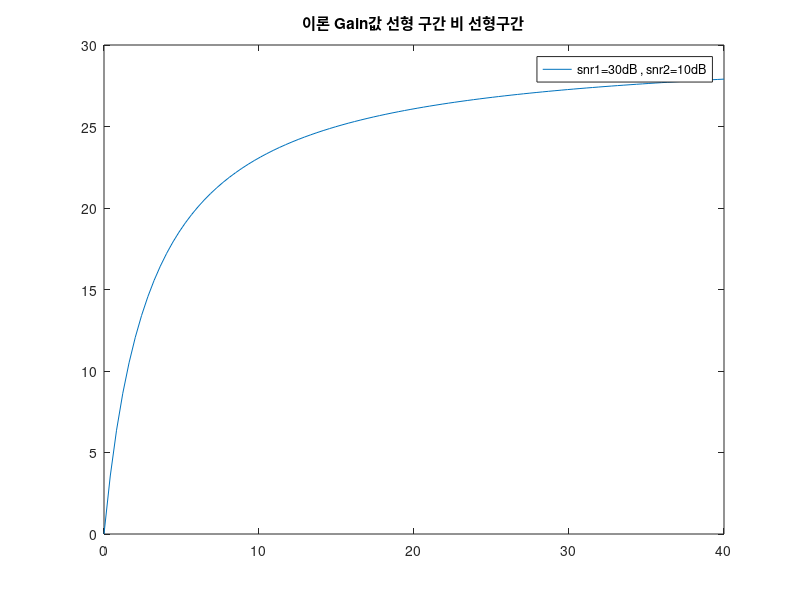

Write MATLAB code to recreate this figure. (Note: this script raises an error after producing the figure.)
% LAB 5. GAin control
% Gain 제어  수학모델  SNR=G/(G/SNR1 + 1/SNR2)

snr1 = 30;  % Ex/wvar1 in firststage  in dB
snr2 = 10;  % Ex/wvar2 in second stage in dB
rxGainTest = linspace(0,40,100)';  % gain in dB

% TODO: 
%   snr = ...
%   plot(...);
snr=rxGainTest./(rxGainTest/snr1 + 1/snr2);  % Ex/(gain*wvar+wvar2)
plot(rxGainTest,snr);
title('이론 Gain값 선형 구간 비 선형구간')
legend('snr1=30dB , snr2=10dB')
% Gain을 무한대로늘려면 snr은 snr1으로 가까이간다. (비선형영역)
% 그래서 gain을 선형영역에서 조절하는게중요하다

% 그리고 또한 아날로그 수신기는 입력 한계가있다. 신호가 잘려 왜곡될 수있어 gain을 잘조절해라
% 위 모델을 위해 함수sat = @(x,a)  max(-a,min(a,real(x))) + 1i*max(-a,min(a,imag(x))); 를사용하라

% 이하 파라미터들 복붙
% Parameters
saveData = true;
usePreRecorded = false;

% Signal parameters
nfft = 1024;   % signal length
backoff = 9;   % backoff in dB  (포화구간 지점에서 얼마나 낮게운용할것인지)
fsamp = 30.72e6*2;  % Sample rate in Hz
nsampsFrame = nfft; % Signal length or 1프레임당 1024신호


% Set the random generator to ensure that the TX and RX use the same data
rng(0,'twister');  % 난수발생 고정

if usePreRecorded
    load txData;
else
    % TODO:  Create a vector, xfd, of nfft random QPSK symbols.
    %   xfd = ...
    bits=randi([0 1],nsampsFrame*2,1);
    xfd=qammod(bits,4,'InputType','bit','UnitAveragePower',true);

    % Save frequency-domain TX data
    if saveData
        save txData xfd;
    end
end

% TODO: Take IFFT
%   x = ifft(...);
% 심볼을 fft도아니고 ifft? (OFDM이래)
x=ifft(xfd,nfft);
figure(2)
plot(abs(xfd));
legend('이 샘플범위내에서(주파수영역)을 값을 차지하는 심볼들모임?')
figure(3);
plot(abs(x));
legend('ofdm 1심볼 시간영역')

% TODO:  Rescale and clip values for the backoff.  You can use the
% saturation function sat above
%   x = sat(x,1); 백오프만큼 신호를 낮추고 플리핑해라
x=db2mag(-backoff).*x;
sat = @(x,a)  max(-a,min(a,real(x))) + 1i*max(-a,min(a,imag(x)));
x=sat(x,1);

% 이제 만든 4-QPSK ofdm신호를 Gain control하겠다
wvar1 = 1;   % power평균= E|w1|^2 in linear scale -> 복소가우시안신호의 분산=N0
snr1 = 30;   % Erx / E|w1|^2 in dB
snr2 = 10;   % Erx / E|w2|^2 in dB
gainRx = 10; % RX gain in dB

% wvar2를 게산하라
% TODO:   
%   Erx = ...
%   wvar2 = ...
Erx=db2pow(snr1);
wvar2=Erx/db2pow(snr2);

% r=h*x + 잡음
% r이 잡  음이 없다고하면 Erx/Ex=channelgain (Erx=는 신호제곱해서 더한거라가정)
% TODO:  
%   chanGain = ...
%   r = chanGain * x;  
Ex=sum(abs(x).^2); % -> 이거 /N인것같은데 수정: 원래sum(abs(x).^2);:
chanGain=Erx/Ex;  % 에너지 단위네?
r=sqrt(chanGain).*x;
% TODO:
%    w1 = ... 
%    w2 = ...
%    y = db2mag(gainRx)*(r + w1) + w2; 
w1=1/sqrt(2).*(randn(nsampsFrame,1)+1i.*(randn(nsampsFrame,1)));
w2=sqrt(wvar2)/sqrt(2).*(randn(nsampsFrame,1)+1i.*(randn(nsampsFrame,1)));
y = db2mag(gainRx)*(r + w1) + w2; 

% 함수 estChanResp를 쓰면 h를 (r=h*x + w ) 얻을 수 있는데
% h를 이용해서 snr 계산하는게가능함 (Ex/Ew)
% TODO:
%   [~,~,snr] =  estChanResp(y,xfd,'normToNoise',true);
%   snrTheory = ...
%   fprintf(...);  % Print snr and snrTheory

% 여기서는 y=root(G)*(h*x+w1) + w2 를 보내고 원신호x를보내니
% SNR= Gh Ex/ GEw1 + Ew2 가 나올거임 
% 이론 SNR= GEr/GEw1 + Ew2 이랑 비슷한가? x->r 갈때 잡음이없어서 똑같네?ㅇㅅㅇ
[~,h,snr]=estChanResp(y,xfd,'normToNoise',true);
snrtheory=snr1/(1+snr1/gainRx/snr2);
fprintf("snrTheory: %f snr: %f \n",snrtheory,snr); % 오 값비슷하노무현

%%%=---- 자이제 여러 게인을 테스트 해야겠지?..------------
% Gain이낮을수록 이론값이랑 안맞을거래
% Range of gain values to test
gainRxTest = linspace(-10,40,25)'; % -10 40을 25분할... (40 - (-10) /25 =2 칸)
ngain = length(gainRxTest);
ntrials = 100;      % number of trials at each gain level 이건뭐지

% Initialize vectors
snr = zeros(ngain,1);        % Median SNR measured at each gain level
snrTheory = zeros(ngain,1);  % Theoretical SNR with no non-linearity

% Loop over gain levels
for i = 1:ngain

    % Get gain to test
    gainRx = gainRxTest(i);
    snrIt = zeros(ntrials,1);

    for it = 1:ntrials % snr값을 100번계산해서 중간값추출?
        
        % TODO:  Generate random noises and output y
        %    w1 = ...
        %    w2 = ...
        %    y = ...
       w1=1/sqrt(2).*(randn(nsampsFrame,1)+1i.*(randn(nsampsFrame,1)));
       w2=sqrt(wvar2)/sqrt(2).*(randn(nsampsFrame,1)+1i.*(randn(nsampsFrame,1)));
       y = db2mag(gainRx)*(r + w1) + w2; 
        % TODO:  Estimate snr and store it in snrIt
        %   [~,~,snrIt(it)] =  estChanResp(...);
        [~,~,snrIt(it)]=estChanResp(y,xfd,'normToNoise',true);
    end

    % Save the median SNR over the trials
    %    snr(i) = ...   
    snr(i)=median(snrIt);
    
    % TODO:  Measure the theoretical SNR
    %    snrTheory(i) = ...
    snrTheory(i)=snr1/(1+snr1/gainRx/snr2);
end

% TODO:  Plot the measured and theoretical SNR
figure(5);
plot(gainRxTest,snr);
hold on
plot(gainRxTest,snrTheory);
xlabel('gain(dB)')
ylabel('SNR')
legend('추정한 SNR값','이론 SNR값 ');
xlim([-1.6 40])
% Gain이 낮을수록 지랄나는 경우를 볼수 있는데 그 이유는
% estChanResp에서 피크를 오검출하기때문이다.(SNR과대추정..)
% (잡음 구간을 신호라고 판단)

% Gain커질수록 비선형 구간이 생기는걸 없애기 위해
% Gain이 커질수록 잡음의 영향을 줄이겟다(비선형 요인은 잡음의 영향이커져서 ㅇㅇ)
% ------------------------ 잡음의 Gain값 자르기 ---------------
% Range of gain values to test
gainRxTest = linspace(-10,40,25)';
ngain = length(gainRxTest);
ntrials = 100;      % number of trials at each gain level

% Nonlinear parameters
satLev = 15;  %  15dB Gain넘으면 잡읍을 컷 Saturation level in dB above noise
satLevLin = sqrt( db2pow(satLev)*wvar1 ); % 15dB이 넘을때의 잡음의 크기를 포화레벨로설정

% Initialize vectors
snrNL = zeros(ngain,1);      % Median SNR with non-linearity

% Loop over gain levels
for i = 1:ngain

    % Get gain to test
    gainRx = gainRxTest(i);
    snrIt = zeros(ntrials,1);

    for it = 1:ntrials

        % TODO:  Generate random noises and output with the non-linearity
        %    w1 = ...
        %    w2 = ...
        %    u1 = ...
        %    u2 = sat(u1,satLevLin);     
        %    y = ...
       w1=1/sqrt(2).*(randn(nsampsFrame,1)+1i.*(randn(nsampsFrame,1)));
       w2=sqrt(wvar2)/sqrt(2).*(randn(nsampsFrame,1)+1i.*(randn(nsampsFrame,1)));
        u1=db2mag(gainRx).*w1; 
        u2=sat(u1,satLevLin); % 잡읍만컷트?
       y = db2mag(gainRx).*r+u2+ w2; %   y = db2mag(gainRx)*(r + w1) + w2;
        % TODO:  Estimate snr and store it in snrIt
        %   [~,~,snrIt(it)] =  estChanResp(...);
         [~,~,snrIt(it)]=estChanResp(y,xfd,'normToNoise',true);
    end

    % Save the median SNR over the trials
    %    snrNL(i) = ...
   snrNL(i) =median(snrIt);

end

% TODO:  Plot the measured SNR with and without the non-linearity and
% theoretical SNR.  Add a legend to your plot so that you can see the
% different curves
figure(6);
plot(gainRxTest,snrNL);
hold on
plot(gainRxTest,snrTheory);
xlabel('gain(dB)')
ylabel('SNR')
legend('잡음만 자르고 추정한 SNR값','이론 SNR값 ');
% 오진짜 잡음만 자르니깐 점점 선형이되네?

%-------------이제 SDR로 실습-0--------------------------
% 복붙
% TODO:  Set parameters
% Set to true for loopback, else set to false
loopback = true;  

% Select to run TX and RX
runTx = true;
runRx = true;
% clear previous instances
clear tx rx
% addpath('..\common'); % 혹시 createTxRx가 다른 디렉토리에 있으면 추가하라고
% Run the creation function.  Skip this if we are using pre-recorded
% samples
if ~usePreRecorded
    [tx, rx] = plutoCreateTxRx(createTx = runTx, createRx = runRx, loopback = loopback, ...
        nsampsFrameTx=nsampsFrame,nsampsFrameRx = nsampsFrame, sampleRate = fsamp);
end

if runTx && ~usePreRecorded
    % TODO:  Use the tx.release() and tx.transmitRepeat() commands to
    % continuously send x
    tx.release();
    tx.transmitRepeat(x);% OFDM=4QPSK심볼만들고 IFFT
end
% If not running the RX, stop the live script now
if ~runRx
    return;
end


% PLUTO SDR에는 훌륭한 AGC가있지만 여기서는 끄고 수동으로 게인을 컨트롤을 해보겠다
% Gain range in dB
gainRxMin = -3;
gainRxMax = 71;

% Place the Pluto in manual gain mode.  When you do this the first time,
% you will need to release it
if ~usePreRecorded
    rx.release();
    rx.set('GainSource', 'Manual');
end

% Manual gain setting.  You may need to change this value to get a good response in the next step
if loopback
    gainRx = 20;      % 루프백이면 gain작게
else
    gainRx = 50;
end
if ~usePreRecorded
    rx.set('Gain', gainRx);
end

nbits = 12;               % number of ADC bits(2^12= 01111111111(12개)=2047,10000000000=-2048) 
fullScale = 2^(nbits-1);  % full scale 2048

if ~usePreRecorded

    % TODO:  Capture data
    %   y = rx.capture(...)
    y=rx.capture(nfft);
    % TODO:  Scale to floating point
    %   y = ...
    y=single(y)./2048;   % double형태가 아니라 single형태로 해야할지도?
    % Save the data 
    if saveData
        save rxDataSing y;
    end

else 
    % Load pre-recorded data
    load rxDataSing;

end

% TODO:  Measure the channel response and SNR with the estChanResp function
[channelresponse,SNR]=estChanResp(y,xfd,'normToNoise',true);
fprintf("수신Gain20일때 snr : %f \n",SNR);
% TODO:  Plot the channel response
figure(7);
plot(channelresponse);
legend("SDR 숫신 gain20일때 채널 response")

%%-----------수신 게인  테스트------------
% Rx gain levels to test
gainRxTest = linspace(0,60,7)'; % Gain 0부터 60 (7포인트=6구간,0 10 20 30),,
ngain = length(gainRxTest);

% Number of trials per gain step
ntrials = 10;

% SNR and RX signal energy per sample in trial and gain
snr = zeros(ngain,ntrials);
ypow = zeros(ngain,ntrials);

% Get pre-recorded data if requested
if usePreRecorded
    load rxDatGain;
else
    ydat = zeros(nsampsFrame,ngain,ntrials);
end

snrMed=zeros(ngain,1);
powMed=zeros(ngain,1);
rxbackoff=zeros(ngain,1);
% Loop over gain levels
for i = 1:ngain

    % Get gain to test
    gainRx = gainRxTest(i);

    % Set the gain
    if ~usePreRecorded        
        rx.set('Gain', gainRx);
    end


    % Loop over trials
    snrIt = zeros(ntrials,1);   
    for it = 1:ntrials

        if usePreRecorded
            y = ydat(:,i,it);
        else
            % TODO:  Get the data and convert to floating point
            y = rx.capture(nfft);
            y = single(y)./fullScale;
        end

        % Save the data
        ydat(:,i,it) = y; %캡처할때마 새로운 잡음이 섞이니 SNR다다르지

        % TODO:  Estimate snr and store it snr(i,it)
        %   [~,~,snr(igain,it)] =  estChanResp(...);
        [~,~,snr(i,it)]=estChanResp(y,xfd,'normToNoise',true); % snr ngain*ntrials

        % TODO: Measure the energy per sample in y and store it in ypow
        %   ypow(i,it) = ...
        ypow(i,it)=mean(abs(y).^2); % |y|.^2 순간전력 / 다더한걸 평균내면 평균전력=샘플당 에너지?
                                    % 다더하면 총에너지  ㅝ지..?( 총전력이란 말은 없어?!=전력은=가속도,에너지는속도)
    end

    % Print the gain and median SNR
    fprintf(1,'gainRx = %.2f snr=%.2f\n', gainRx, median(snr(i,:)));
    snrMed(i)=median(snr(i,:));
    powMed(i)=median(ypow(i,:));
    rxbackoff(i)=-pow2db(powMed(i)/2); % sdr최대 평균 전력은 2 (real=1,imag=1)
                                    % 근데 Gain수집된신호가 최대전력에비해 몇dB 낮은지?
                                    % 어느 Gain부터 포화되는 db값이 있을거임
end
% Save the data
if saveData
    save rxDatGain ydat;
end
% 
figure(8);

subplot(1,2,1);
% TODO:  Plot snrMed vs. gainRxTest.  Label your axes
plot(gainRxTest,snrMed)
xlabel('sdr Gain 설정')
ylabel('측정된 snr값')
subplot(1,2,2);
% TODO:  Plot rxBackoffMed vs. gainRxTest.  Label your axes
plot(gainRxTest,rxbackoff)
xlabel('sdr Gain 설정')
ylabel('Back off(dB)');


% %% d이제 rxbackoff가 12db이되게 Gain설정을(AGC) 코드로 짜라는거
% % 
% % Number of iterations
% nit = 100;
% 
% % RX backoff target in dB
% rxBackoffTgt = 12;
% 
% % Initialize arrays to store data
% snr = zeros(nit,1);             
% rxBackoff = zeros(nit,1);       
% gainRx = zeros(nit,1);
% rxTime = zeros(nit,1);
% rxPow = zeros(nit,1);
% 
% % Get pre-recorded data, if requested
% if usePreRecorded
%     load rxDatContinuous;
% else
%     ydat = zeros(nsampsFrame,nit);
% 
%     rx.release();
%     rx.set('GainSource', 'Manual');
% end
% 
% % Initialize RX gain
% gainInit = 0;
% gainRx(it) = gainInit;
% 
% % Initialize plots
% figure(9);
% subplot(1,2,1);
% snrToNow = [0,0];
% timeToNow = [0,3];
% psnr = plot(timeToNow,snrToNow, 'o-', 'LineWidth', 2); %플롯생성
% ylim([0,60]);
% xlabel('Time [sec]');
% ylabel('SNR[dB]');
% grid on;
% 
% subplot(1,2,2);
% rxPowToNow = [-50,50];
% ppow = plot(timeToNow,rxPowToNow, 'o-', 'LineWidth', 2); %플롯생성
% %ylim([-80,0]);
% xlabel('Time [sec]');
% ylabel('RX power [dB]');
% grid on;
% 
% 
% % Set pointers to X and Y data for both plots
% psnr.XDataSource = 'timeToNow';
% psnr.YDataSource = 'snrToNow';
% ppow.XDataSource = 'timeToNow';
% ppow.YDataSource = 'rxPowToNow';
% 
% for it = 1:nit
% 
%     if usePreRecorded
%         y = ydat(:,it);
%     else
%         % TODO:  Set the gain to gainRx(it)
%         %   rx.set(...); 'Gain',숫자
% 
%         % TODO:  Get the data and convert to floating point
%         %   y = ...
%     end    
%     ydat(:,it) = y;
% 
%     % Get the time
%     if (it==1)
%         tic;  %시간측정함수
%     end    
%     rxTime(it) = toc(); %시간측정종료
% 
%     % TODO:  Estimate the snr 
%     %   [~,~,snr(it)] =  estChanResp(...);
% 
%     % TODO:  Estimate the energy per sample, RX backoff and RX power
%     %    ypow = ...
%     %    rxBackoff(it) = ...
%     %    rxPow(it) = ...
% 
%     if (it < nit-1)
% 
%         % TODO: Compute the gain step.  
%         %   step = ...
% 
%         % Limit the step size
%         stepMax = 10;
%         step = max(min(stepMax, step), -stepMax);
% 
%         % TODO:  Update the gain for the next iteration
%         %    gainRx(it+1) = ...
%         gainRx(it+1) = gainRx(it) + step;
% 
%         % Limit the gain to the max and minimum values and ensure the value
%         % an integer
%         gainRx(it+1) = max(gainRxMin, gainRx(it+1));
%         gainRx(it+1) = min(gainRxMax, gainRx(it+1));
%         gainRx(it+1) = round(gainRx(it+1));
%     end
% 
%     % Update the plots
%     snrToNow = snr(1:it);
%     timeToNow = rxTime(1:it);
%     rxPowToNow = rxPow(1:it);
%     refreshdata;
%     drawnow;
% 
% end
% 
% if saveData
%     save rxDatContinuous ydat;
% end